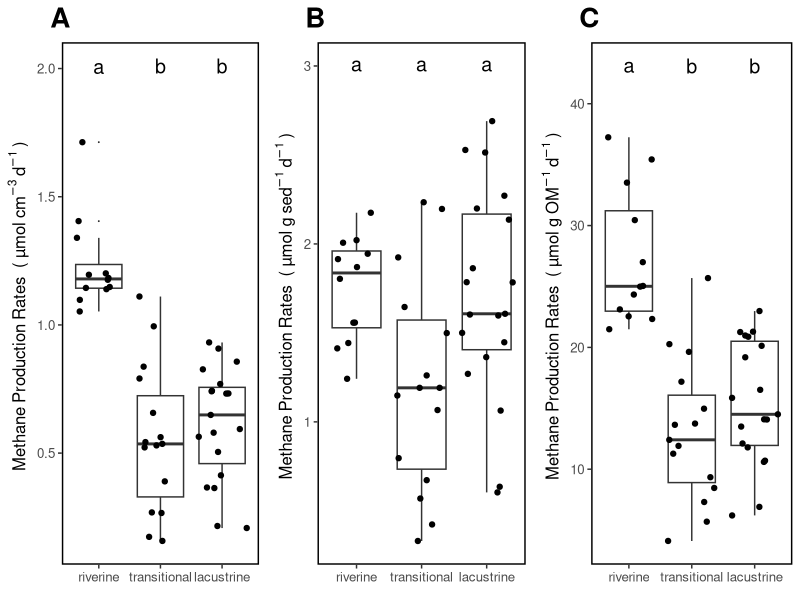

This chart was generated by the following R code:
### Build Figure 2
### Methane production rates among reservoir zones 
### Megan Berberich, University of Cincinnati

## load packages
library(dplyr)
library(ggplot2)
library(openxlsx)
library(gridExtra)

## load data
master <- read.xlsx("data/process/master_by_sample.xlsx")


#slurry_dry_wt <- read.xlsx("data/raw/slurry_dry_wt_final_pressure.xlsx")
#organic_matter <- read.xlsx("data/raw/LOI.xlsx")

## calculations on data
# calculate methane production rates in umol CH4 g dry sediment^-1 day^-1
#ch4$umol_CH4_day_g_sed <- (ch4$umol_CH4_day / slurry_dry_wt$slurry.dry.wt.g[1:46])
# calculate methane production rates in umol CH4 g OM^-1 day^-1
#ch4$umol_CH4_day_g_OM <- (ch4$umol_CH4_day / (slurry_dry_wt$slurry.dry.wt.g[1:46] * organic_matter$OM.drywt.percent[1:46]))

## plot boxplots of CH4 production rates
ch4_fig <- grid.arrange(
  # methane production rates, normalized by volume
  # statistical significance asterick was added manually
  ggplot(master, aes(zone, umol.CH4.day.cm3)) +
    geom_boxplot(outlier.size = 0, outlier.colour = NULL) +
    labs(y=expression(Methane~Production~Rates~" ("~µmol~cm^{-3}~d^{-1}~") "),
         x=expression("")) +
    scale_x_discrete(limits = c("riverine", "transitional", "lacustrine")) + ggtitle("A") +
    theme(panel.background = element_rect(fill = "white"),
          panel.grid.major = element_blank(),
          text=element_text(size=12),
          plot.title = element_text(face="bold", hjust = -0.065, size = 20),
          panel.border = element_rect(size = 1, fill = NA)) +
    geom_jitter() +
    annotate('text', x = 1, y = 2.0, 
             label = " a ",parse = TRUE,size=5) +
    annotate('text', x = 2, y = 2.01, 
             label = " b ",parse = TRUE,size=5) +
    annotate('text', x = 3, y = 2.01, 
             label = " b ",parse = TRUE,size=5),
  
  ggplot(master, aes(zone, umol.CH4.day.g.sed)) +
    geom_boxplot(outlier.size = 0, outlier.colour = NULL) +
    labs(y=expression(Methane~Production~Rates~" ("~µmol~g~sed^{-1}~d^{-1}~") "),
         x=expression("")) +
    scale_x_discrete(limits = c("riverine", "transitional", "lacustrine")) + ggtitle("B") +
    theme(panel.background = element_rect(fill = "white"),
          panel.grid.major = element_blank(),
          text=element_text(size=12),
          plot.title = element_text(face="bold", hjust = -0.065, size = 20),
          panel.border = element_rect(size = 1, fill = NA)) +
    geom_jitter() +
    annotate('text', x = 1, y = 3.0, 
             label = " a ",parse = TRUE,size=5) +
    annotate('text', x = 2, y = 3.0, 
             label = " a ",parse = TRUE,size=5) +
    annotate('text', x = 3, y = 3.0, 
             label = " a ",parse = TRUE,size=5) ,
  
  ggplot(master, aes(zone, umol.CH4.day.g.om)) +
    geom_boxplot(outlier.size = 0, outlier.colour = NULL) +
    labs(y=expression(Methane~Production~Rates~" ("~µmol~g~OM^{-1}~d^{-1}~") "),
         x=expression("")) +
    scale_x_discrete(limits = c("riverine", "transitional", "lacustrine")) + ggtitle("C") +
    theme(panel.background = element_rect(fill = "white"),
          panel.grid.major = element_blank(),
          text=element_text(size=12),
          plot.title = element_text(face="bold", hjust = -0.065, size = 20),
          panel.border = element_rect(size = 1, fill = NA)) +
    geom_jitter() +
    annotate('text', x = 1, y = 43, 
             label = " a ",parse = TRUE,size=5) +
    annotate('text', x = 2, y = 43.1, 
             label = " b ",parse = TRUE,size=5) +
    annotate('text', x = 3, y = 43.1, 
             label = " b ",parse = TRUE,size=5) ,
  
  
  nrow = 1, ncol = 3
)

ggsave(file = "results/figures/figure2_ch4_production.pdf", ch4_fig, 
       width=11, height = 4, dpi = 300)

rm(ch4_fig)

